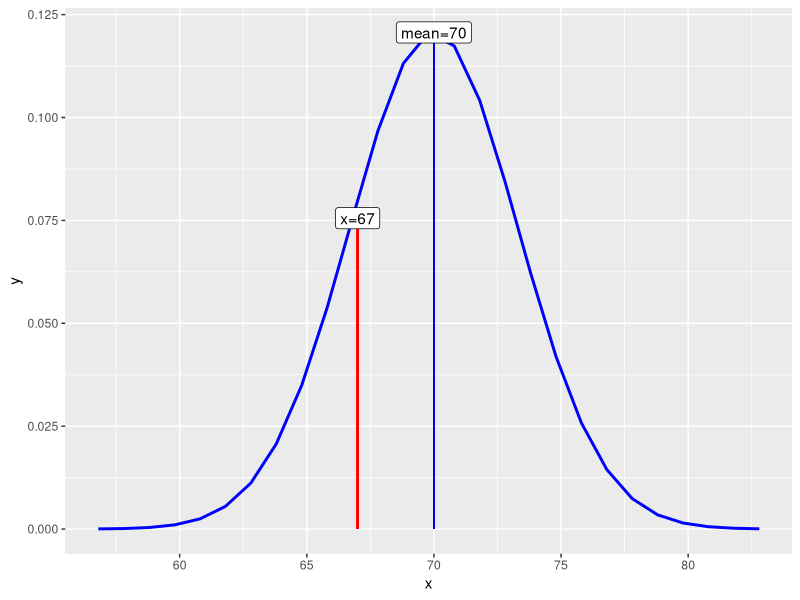

The R source for this figure:
library( ggplot2 )

obs = 67
m   = 70
s   = 3.3

x  = seq( m - 4 * s, m + 4 * s, by = 1 )
y  = dnorm( x, m, s )
df = data.frame( x = x, y = y )

obsY = y[ which( abs(x-obs) == min(abs(x-obs)) ) ]

dfTxt = data.frame(
    x      = c( m, obs ),
    y      = c( max(y), obsY ),
    labels = c(
        paste0( "mean=", m ),
        paste0( "x=", obs )
    )
)

ggplot( df, aes( x = x, y = y ) ) +
    geom_line( colour = "blue", size = 1 ) +
    geom_segment( x = m, xend = m, y = min(y), yend = max(y), colour = 'blue' )  +
    geom_segment( x = obs, xend = obs, y = min(y), yend = obsY, colour = 'red' ) +
    geom_label( data = dfTxt, aes( x = x, y = y, label = labels ) )
